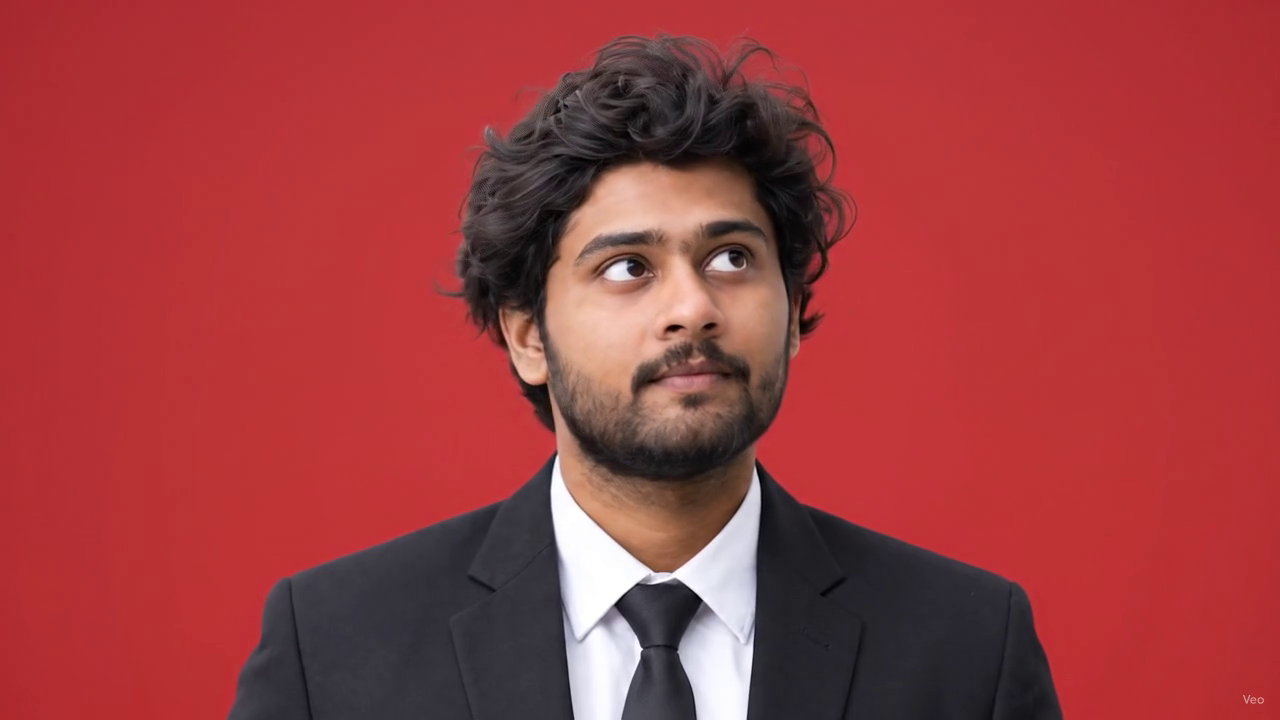
#> input picture frame 19 of source-videos/character.mp4, 1280 x 720 px
$ python detect_face.py
#> lines starting #> are read from the running program, lines starting #| are printed output that depends on the picture
import cv2
import numpy as np

cascade_path = cv2.data.haarcascades + 'haarcascade_frontalface_default.xml'
face_cascade = cv2.CascadeClassifier(cascade_path)

cap = cv2.VideoCapture("source-videos/character.mp4")
frame_idx = 0
face_data = []

while True:
    ret, frame = cap.read()
#> frame is the input picture: shape (720, 1280, 3); mean B, G, R 62.3, 59.9, 158.1
    if not ret:
        break
    gray = cv2.cvtColor(frame, cv2.COLOR_BGR2GRAY)
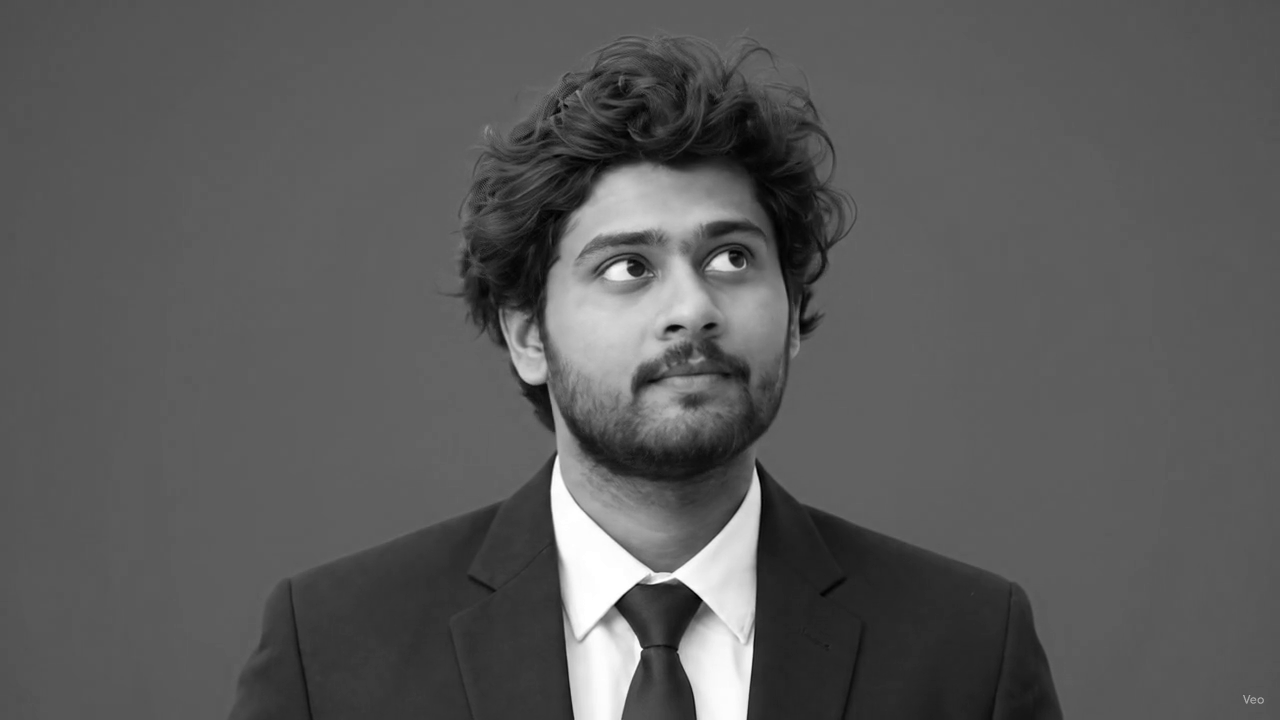
#> gray: shape (720, 1280); min 0, max 255, mean 89.6
    faces = face_cascade.detectMultiScale(gray, scaleFactor=1.1, minNeighbors=4, minSize=(100, 100))
#> faces = [[537, 150, 289, 289]]
    if len(faces) > 0:
        x, y, w, h = faces[0]
#> x = 537; y = 150; w = 289; h = 289
        face_data.append((frame_idx, x, y, w, h))
    else:
        face_data.append((frame_idx, None))
    frame_idx += 1
cap.release()

detected = [f[0] for f in face_data if f[1] is not None]
print(f"Frontal face detected in frames: {detected}")

$ run again, starting later in the video
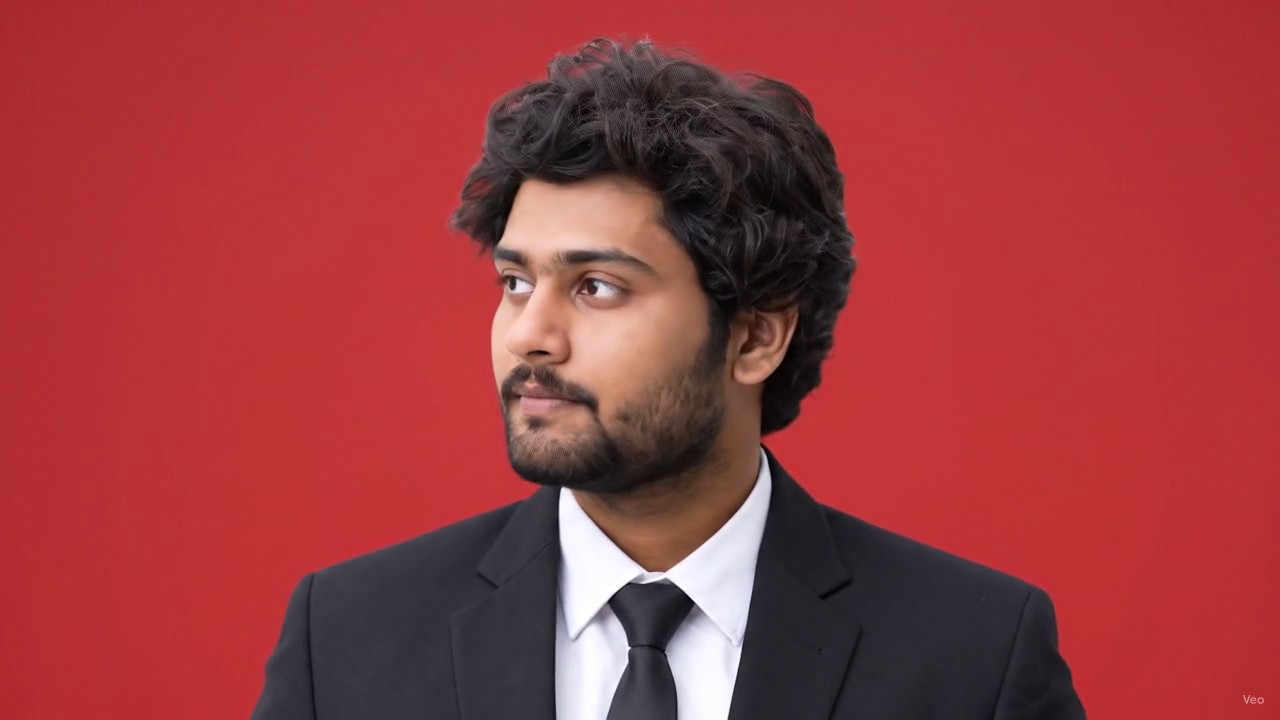
#> input picture frame 86 of source-videos/character.mp4, 1280 x 720 px
#> frame is the input picture: shape (720, 1280, 3); mean B, G, R 61.2, 58.7, 155.2
#> `gray = cv2.cvtColor(frame, cv2.COLOR_BGR2GRAY)`:
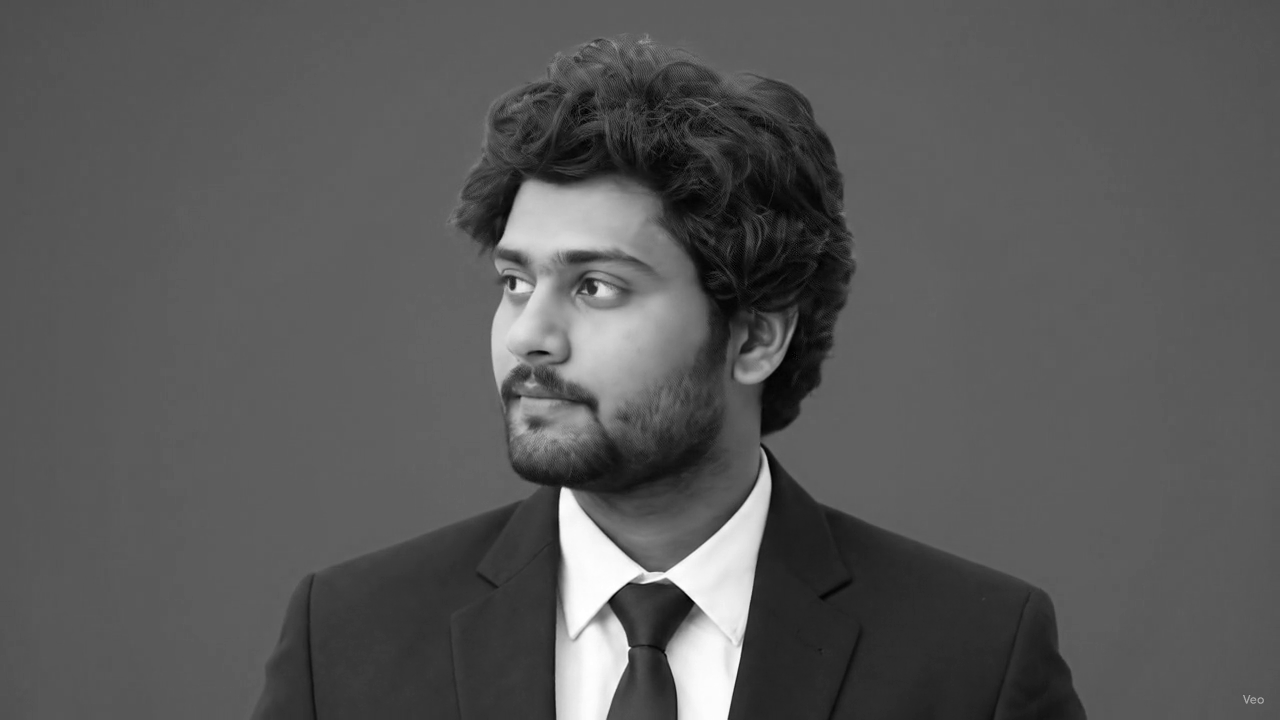
#> gray: shape (720, 1280); min 0, max 255, mean 87.8
#> faces = [[430, 176, 276, 276]]
#> x = 430; y = 176; w = 276

$ run again, starting later in the video
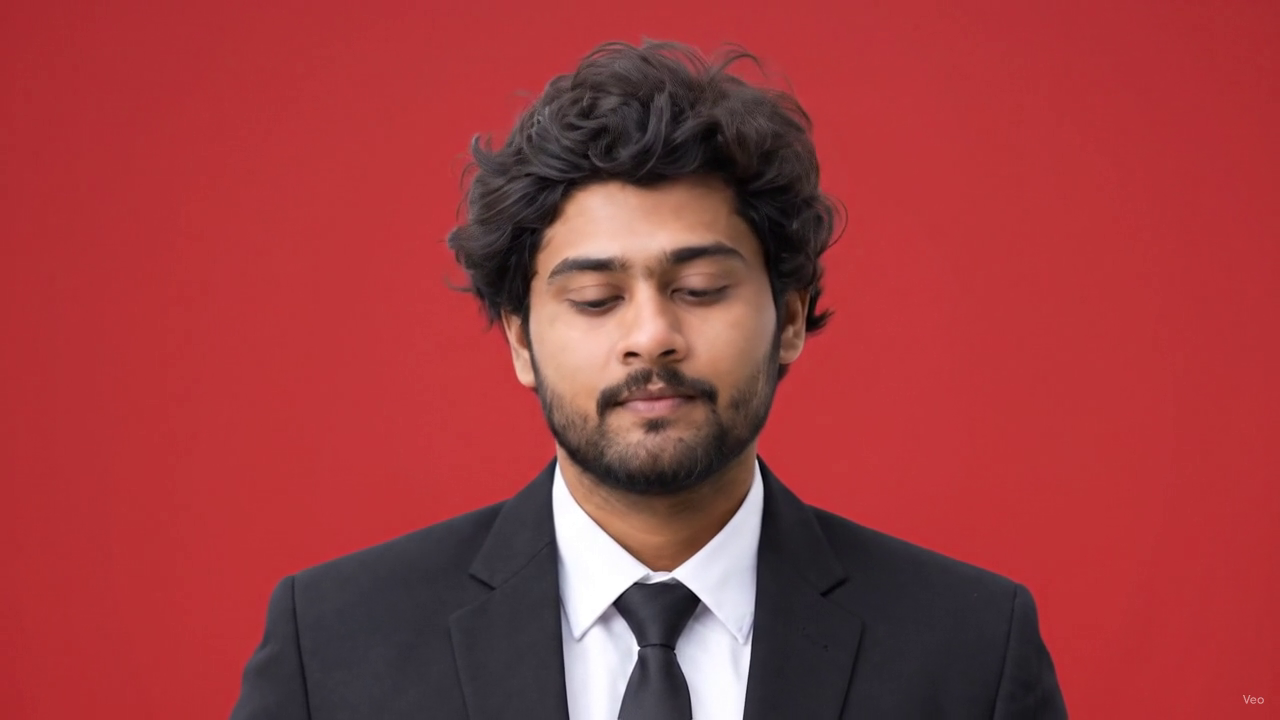
#> input picture frame 153 of source-videos/character.mp4, 1280 x 720 px
#> frame is the input picture: shape (720, 1280, 3); mean B, G, R 62.1, 59.5, 157.9
#> `gray = cv2.cvtColor(frame, cv2.COLOR_BGR2GRAY)`:
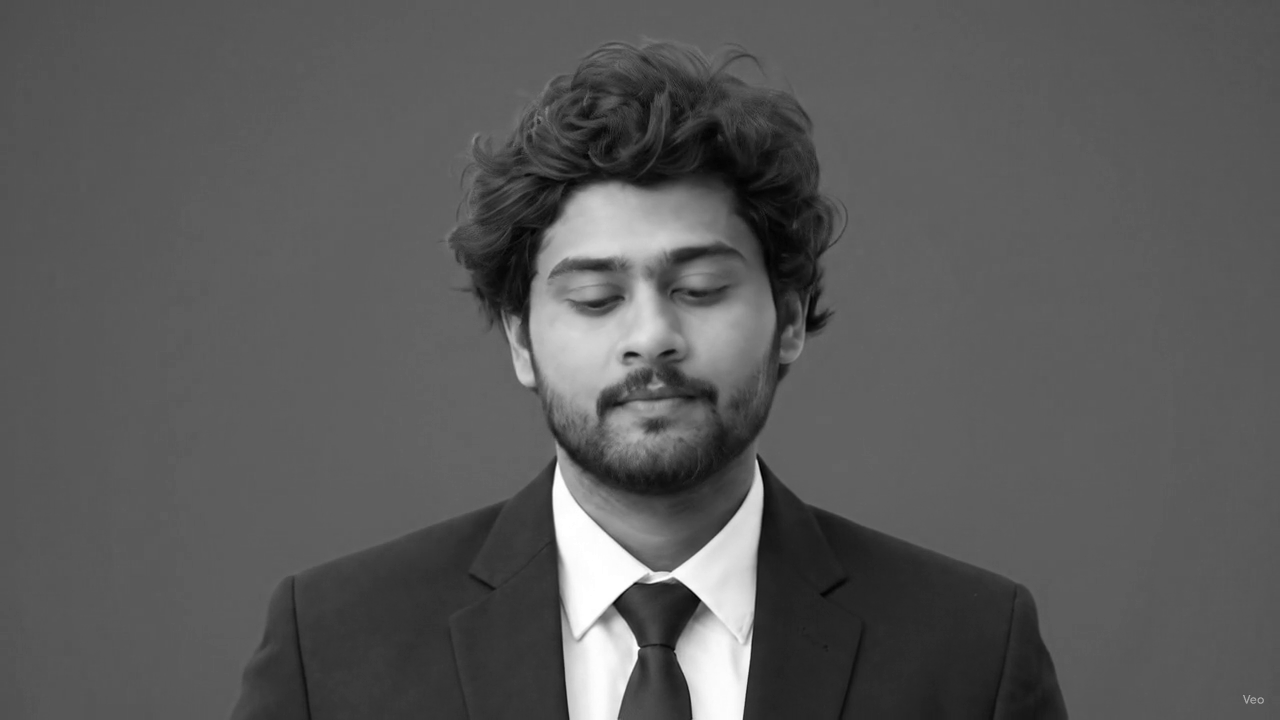
#> gray: shape (720, 1280); min 1, max 255, mean 89.2
#> faces = [[498, 172, 301, 301]]
#> x = 498; y = 172; w = 301
